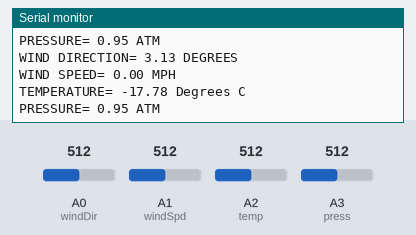
This program was run on a simulated Arduino Uno, built with avr-gcc and run on an emulated ATmega328P. Shown: the last lines printed to the serial monitor. The inputs (shaded band) are chosen by the test bench; at power-on: A2 (temp) = 512, A0 (windDir) = 512, A1 (windSpd) = 512, A3 (press) = 512.

Above: at 2.8 s.
2.9 s: A2 (temp) set to 716
At 5.3 s:
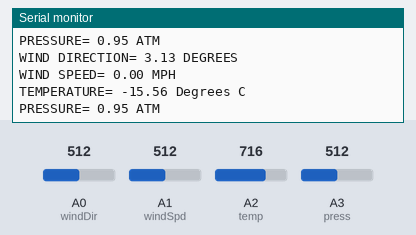
5.6 s: A0 (windDir) set to 306
8.3 s: A2 (temp) set to 306
At 11.3 s:
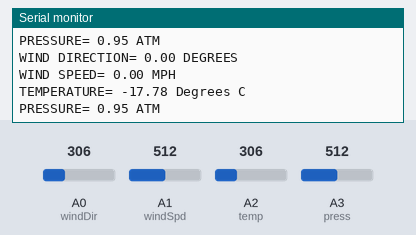

Measured:
- after the input at 2.9 s, the serial monitor: prints a new line after 1.2 s (image 1)
- after the input at 8.3 s, the serial monitor: prints a new line after 2.0 s (image 2)

The program:

main.cpp
```cpp
/*
 * WRITTEN BY: C. ABBEY
 * DATE: APR 5 2024
 * COURSE: ME379: INTRODUCTION TO MECHATRONICS
 *
 * VERSION: 1.1
 *
 * NAME: ARDUINO WX
 *
 * DESCRIPTION:
 * THIS PROGRAM IS INTENDED TO BE RUN ON AN ARDUINO UNO MICROCONTROLLER.
 * THE PROGRAM READS ANALOG VOLTAGE OUTPUT FROM VARIOUS SENSORS AND REFERENCES AN OUTPUT TABLE
 * TO ASSIGN THE CORRECT SENSOR OUTPUT VALUE.
 *
 * THIS IS ACCOMPLISHED BY ASSIGNING A 2-DIMENSIONAL ARRAY THAT CAN BE ACCESSED USING A KEY-VALUE SYSTEM.
 * THE FUNCTION 'READTABLE' IS RESPONSIBLE FOR READING THE CORRECT ROW OF THE TABLE BASED UPON THE
 * SENSOR OUTPUT VOLTAGE. THIS REPRESENTS THE 'KEY' AND ACCESSES THE CORRECT DATA ROW.
 * THE FUNCTION THEN RETURNS A FLOATING POINT DECIMAL THAT CAN BE ACCESSED IN OTHER FUNCTIONS.
 *
 * THE SENSOR READING VALUE IS THEN EXTRACTED FROM THE DATA TABLE WITH THE FUNCTION 'GETSENSORDATA'
 * WHICH REQUIRES TWO ARGUMENTS: THE PIN TO READ, AND THE INDEX VALUE THAT CORRESPONDS TO THE CORRECT
 * COLUMN. THE FUNCTION THEN CALLS 'READTABLE' TO GET THE SENSOR VALUE, AND APPROXIMATE THE CLOSEST OUTPUT VALUE.
 * THE FUNCTION THEN RETURNS AN OUTPUT VALUE FOR THE SENSOR AS A FLOATING POINT.
 *
 * THE TEMPERATURE READING IS NATIVELY IN FARENHEIT, AND NEEDS TO BE CONVERTED TO CELSIUS. THIS IS
 * ACCOMPLISHED IN THE 'CONVERTCELSIUS' FUNCTION. THE CONVERTED VALUE IS RETURNED AS A DOUBLE.
 *
 * I/O REQUIREMENTS:
 * PINS A0 - A3: SENSOR INPUTS
 */

#include <Arduino.h>    //include basic arduino functions header file

#define windDir A0  // define the pin 'windDir' and attach A0
#define windSpd A1  // define the pin 'windSpd' and attach A1
#define temp A2     // define the pin 'temp' and attach A2
#define press A3    // define the pin 'press' and attach A3

// Create the data table as a global 2-D array to make it easier to access in other functions:

float sensorData[][5] = {
        {0.000, 0.000, 0.00, 0.0, 950},
        {0.156, 3.125,11.25, 4.0, 953},
        {0.313, 6.250,22.50, 8.0, 956},
        {0.469, 9.375,33.75, 12.0, 959},
        {0.625, 12.500, 45.00, 16.0, 963},
        {0.781, 15.625, 56.25, 20.0, 966},
        {0.938, 18.750, 67.50, 24.0, 969},
        {1.094, 21.875, 78.75, 28.0, 972},
        {1.250, 25.000, 90.00, 32.0, 975},
        {1.406, 28.125, 101.25, 36.0, 978},
        {1.563, 31.250, 112.50, 40.0, 981},
        {1.719, 34.375, 123.75, 44.0, 984},
        {1.875, 37.500, 135.00, 48.0, 988},
        {2.031, 40.625, 146.25, 52.0, 991},
        {2.188, 43.750, 157.50, 56.0, 994},
        {2.344, 46.875, 168.75, 60.0, 997},
        {2.500, 50.000, 180.00, 64.0, 1000},
        {2.656, 53.125, 191.25, 68.0, 1003},
        {2.813, 56.250, 202.50, 72.0, 1006},
        {2.969, 59.375, 213.75, 76.0, 1009},
        {3.125, 62.500, 225.00, 80.0, 1013},
        {3.281, 65.625, 236.25, 84.0, 1016},
        {3.438, 68.750, 247.50, 88.0, 1019},
        {3.594, 71.875, 258.75, 92.0, 1022},
        {3.750, 75.000, 270.00, 96.0, 1025},
        {3.906, 78.125, 281.25, 100.0, 1028},
        {4.063, 81.250, 292.50, 104.0, 1031},
        {4.219, 84.375, 303.75, 108.0, 1034},
        {4.375, 87.500, 315.00, 112.0, 1038},
        {4.531, 90.625, 326.25, 116.0, 1041},
        {4.688, 93.750, 337.50, 120.0, 1044},
        {4.844, 96.875, 348.75, 124.0, 1047},
        {5.000, 100.000, 360.00, 128.0, 1050},
};

//Perform a simple calculation to determine the number of table rows. This is used later on in the code.
//sizeof() function returns the length of the 2D array. Used to figure out the limits of the data table.
//Defined as a global variable for easy access in other functions.

int tableRows = sizeof(sensorData) / sizeof(sensorData[0]);

/* ============================= FUNCTION =============================================================================
 * FUNCTION NAME: readTable
 *
 * PURPOSE:
 * REFERENCE DESIRED SENSOR READING TO KNOWN VALUES IN THE DATA ARRAY TO RETURN THE BEST MATCH DATA.
 *
 * ARGUMENTS:
 * SENSOR READING AS A FLOAT TYPE
 * COLUMN AS AN INTEGER
 *
 * THE SENSOR READING IS DIRECTLY FROM THE OUTPUT OF THE READ SENSOR.
 *
 * THE COLUMN IS THE CORRESPONDING COLUMN WHICH HOUSES THE MATCHING SENSOR'S REFERENCE DATA.
 *
*/
float readTable(float sensorReading, int column) {
    float closestValue = sensorData[0][column];         // initialize variable and set it to row 0, and the column to read.

    float minDifference = abs(sensorReading - closestValue);    //calculate the minimum difference between values

    // Create for loop structure to search the table and set the proper values
    for (int i = 1; i < tableRows; i++) {
        //iterate in steps of 1, where i is less than the value of known table rows, increment add:
        float currentDiff = abs(sensorReading - sensorData[i][column]); //calculate the current difference for the row being read.

        if (currentDiff < minDifference) {
            // if the current difference is less than the minimum difference, do the following:
            closestValue = sensorData[i][column];   // set the closest value to the sensor data to row i, and column
            minDifference = currentDiff;            // set the min difference to the current difference, the repeat the loop until satisfied.
        }
    }

    return closestValue;    //return the output value of the for loop to be used elsewhere.
}

/* ============================= FUNCTION =============================================================================
 * FUNCTION NAME: getSensorData
 *
 * PURPOSE:
 * REFERENCE FUNCTION ARGUMENTS TO DETERMINE THE CORRECT VALUE TO RETURN
 *
 * ARGUMENTS:
 * PIN: DATA PIN TO READ
 * INDEX: COLUMN TO READ
 *
 * PIN IS THE CONNECTION PIN BETWEEN THE ARDUINO AND SENSOR
 * INDEX IS THE COLUMN OF DATA TO READ
 *
*/
float getSensorData(int pin, int index) {
    int voltageReading = analogRead(pin);  // read the analog output of the pin argument
    float voltage;
    voltage = map(voltageReading, 0, 1023, 0, 5);   //map the analog output to a voltage scale to match the table

    // get the value from the table by calling the readTable function
    float tableValue = readTable(voltage, index);

    return tableValue;  //return the correct table value as a function output
}

//Create function to convert the F temperature to C. Takes the temperature as argument
double convertCelsius(double temperatureF) {
    double celsius = (temperatureF - 32) / 1.8; // perform conversion calculation

    return celsius; // return the value of the calculation as a double
}

float convertPressure(float pressureMb) {
    float pressureAtm = pressureMb / 1000;      //convert pressure from millibar to atmospheres

    return pressureAtm;
}


void setup() {
    pinMode(windDir, INPUT);    // set pin as an input
    pinMode(windSpd, INPUT);    // set pin as an input
    pinMode(temp, INPUT);       // set pin as an input
    pinMode(press, INPUT);      // set pin as an input

    Serial.begin(9600);             // start the serial communication (9600 baud)

}

void loop() {
    // create variables and get values from the look-up table:
    // recall: getSensorData(pin to read, column/sensor to read)
    float windDirection = getSensorData(windDir, 1);        //get the wind direction sensor data, store in floating point
    double windSpeed = getSensorData(windSpd, 2);           //get the wind speed sensor data, store in double
    double temperature = convertCelsius(getSensorData(temp, 3));    //get the temp data, store in double
    float pressure = convertPressure(getSensorData(press, 4));      //get the pressure sensor data, store in float
    // Print all information to the serial monitor
    Serial.print("WIND DIRECTION= ");   //print text to the monitor
    Serial.print(windDirection);        //print the variable value argument
    Serial.println(" DEGREES");         //print the unit

    Serial.print("WIND SPEED= ");       //print the text to the monitor
    Serial.print(windSpeed);            //print the variable value argument
    Serial.println(" MPH");             //print the unit

    Serial.print("TEMPERATURE= ");      //print the text to the monitor
    Serial.print(temperature);          //print the variable value argument
    Serial.println(" Degrees C");       //print the unit

    Serial.print("PRESSURE= ");         //print the text to the monitor
    Serial.print(pressure);             //print the variable value argument
    Serial.println(" ATM");             //print the unit

    Serial.println("");                 //print a blank line

    delay(2000);                    //wait 2 seconds between readings
}
```
